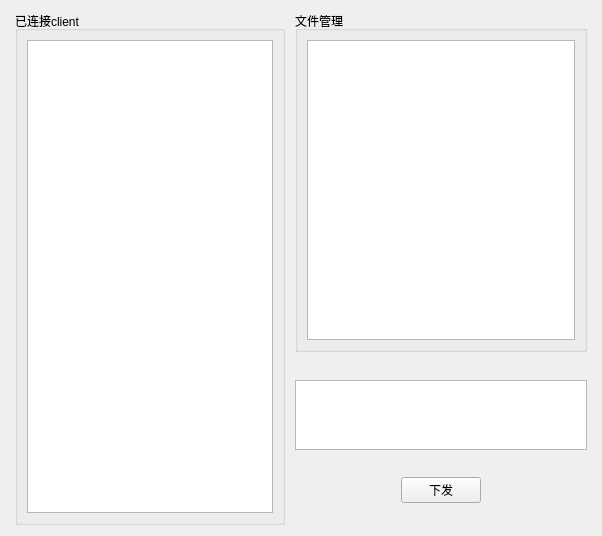
<?xml version="1.0" encoding="UTF-8"?>
<ui version="4.0">
 <class>QT_Fileissuance</class>
 <widget class="QWidget" name="QT_Fileissuance">
  <property name="geometry">
   <rect>
    <x>0</x>
    <y>0</y>
    <width>602</width>
    <height>536</height>
   </rect>
  </property>
  <property name="windowTitle">
   <string>Form</string>
  </property>
  <layout class="QGridLayout" name="gridLayout_3">
   <item row="0" column="0">
    <spacer name="horizontalSpacer_5">
     <property name="orientation">
      <enum>Qt::Horizontal</enum>
     </property>
     <property name="sizeHint" stdset="0">
      <size>
       <width>13</width>
       <height>513</height>
      </size>
     </property>
    </spacer>
   </item>
   <item row="0" column="1">
    <widget class="QGroupBox" name="groupBox">
     <property name="title">
      <string>已连接client</string>
     </property>
     <layout class="QGridLayout" name="gridLayout">
      <item row="0" column="0">
       <widget class="QListWidget" name="widget_client"/>
      </item>
     </layout>
    </widget>
   </item>
   <item row="0" column="2">
    <spacer name="horizontalSpacer">
     <property name="orientation">
      <enum>Qt::Horizontal</enum>
     </property>
     <property name="sizeHint" stdset="0">
      <size>
       <width>13</width>
       <height>513</height>
      </size>
     </property>
    </spacer>
   </item>
   <item row="0" column="3">
    <layout class="QVBoxLayout" name="verticalLayout_2" stretch="9,0,1,1">
     <item>
      <widget class="QGroupBox" name="groupBox_2">
       <property name="title">
        <string>文件管理</string>
       </property>
       <layout class="QGridLayout" name="gridLayout_2">
        <item row="0" column="0">
         <widget class="QListWidget" name="widget_file_2"/>
        </item>
       </layout>
      </widget>
     </item>
     <item>
      <spacer name="verticalSpacer_3">
       <property name="orientation">
        <enum>Qt::Vertical</enum>
       </property>
       <property name="sizeHint" stdset="0">
        <size>
         <width>292</width>
         <height>22</height>
        </size>
       </property>
      </spacer>
     </item>
     <item>
      <widget class="QTextEdit" name="edit_text_2"/>
     </item>
     <item>
      <layout class="QHBoxLayout" name="horizontalLayout_2">
       <item>
        <spacer name="horizontalSpacer_6">
         <property name="orientation">
          <enum>Qt::Horizontal</enum>
         </property>
         <property name="sizeHint" stdset="0">
          <size>
           <width>33</width>
           <height>69</height>
          </size>
         </property>
        </spacer>
       </item>
       <item>
        <widget class="QPushButton" name="btn_issuance_2">
         <property name="text">
          <string>下发</string>
         </property>
        </widget>
       </item>
       <item>
        <spacer name="horizontalSpacer_7">
         <property name="orientation">
          <enum>Qt::Horizontal</enum>
         </property>
         <property name="sizeHint" stdset="0">
          <size>
           <width>34</width>
           <height>69</height>
          </size>
         </property>
        </spacer>
       </item>
      </layout>
     </item>
    </layout>
   </item>
   <item row="0" column="4">
    <spacer name="horizontalSpacer_9">
     <property name="orientation">
      <enum>Qt::Horizontal</enum>
     </property>
     <property name="sizeHint" stdset="0">
      <size>
       <width>13</width>
       <height>513</height>
      </size>
     </property>
    </spacer>
   </item>
  </layout>
 </widget>
 <resources/>
 <connections/>
</ui>
